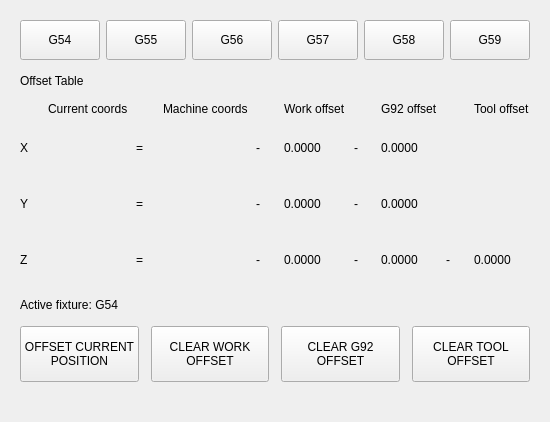
                <widget class="QWidget" name="page_offsets">
                  <layout class="QVBoxLayout" name="lay_page_off">
                    <property name="spacing">
                      <number>14</number>
                    </property>
                    <property name="leftMargin">
                      <number>20</number>
                    </property>
                    <property name="topMargin">
                      <number>20</number>
                    </property>
                    <property name="rightMargin">
                      <number>20</number>
                    </property>
                    <property name="bottomMargin">
                      <number>20</number>
                    </property>
                    <item>
                      <layout class="QHBoxLayout" name="lay_off_tabs">
                        <property name="spacing">
                          <number>6</number>
                        </property>
                        <property name="leftMargin">
                          <number>0</number>
                        </property>
                        <property name="topMargin">
                          <number>0</number>
                        </property>
                        <property name="rightMargin">
                          <number>0</number>
                        </property>
                        <property name="bottomMargin">
                          <number>0</number>
                        </property>
                        <item>
                          <widget class="QPushButton" name="btn_off_g54">
                            <property name="minimumSize">
                              <size>
                                <width>0</width>
                                <height>40</height>
                              </size>
                            </property>
                            <property name="maximumSize">
                              <size>
                                <width>16777215</width>
                                <height>40</height>
                              </size>
                            </property>
                            <property name="text">
                              <string>G54</string>
                            </property>
                            <property name="checkable">
                              <bool>true</bool>
                            </property>
                          </widget>
                        </item>
                        <item>
                          <widget class="QPushButton" name="btn_off_g55">
                            <property name="minimumSize">
                              <size>
                                <width>0</width>
                                <height>40</height>
                              </size>
                            </property>
                            <property name="maximumSize">
                              <size>
                                <width>16777215</width>
                                <height>40</height>
                              </size>
                            </property>
                            <property name="text">
                              <string>G55</string>
                            </property>
                            <property name="checkable">
                              <bool>true</bool>
                            </property>
                          </widget>
                        </item>
                        <item>
                          <widget class="QPushButton" name="btn_off_g56">
                            <property name="minimumSize">
                              <size>
                                <width>0</width>
                                <height>40</height>
                              </size>
                            </property>
                            <property name="maximumSize">
                              <size>
                                <width>16777215</width>
                                <height>40</height>
                              </size>
                            </property>
                            <property name="text">
                              <string>G56</string>
                            </property>
                            <property name="checkable">
                              <bool>true</bool>
                            </property>
                          </widget>
                        </item>
                        <item>
                          <widget class="QPushButton" name="btn_off_g57">
                            <property name="minimumSize">
                              <size>
                                <width>0</width>
                                <height>40</height>
                              </size>
                            </property>
                            <property name="maximumSize">
                              <size>
                                <width>16777215</width>
                                <height>40</height>
                              </size>
                            </property>
                            <property name="text">
                              <string>G57</string>
                            </property>
                            <property name="checkable">
                              <bool>true</bool>
                            </property>
                          </widget>
                        </item>
                        <item>
                          <widget class="QPushButton" name="btn_off_g58">
                            <property name="minimumSize">
                              <size>
                                <width>0</width>
                                <height>40</height>
                              </size>
                            </property>
                            <property name="maximumSize">
                              <size>
                                <width>16777215</width>
                                <height>40</height>
                              </size>
                            </property>
                            <property name="text">
                              <string>G58</string>
                            </property>
                            <property name="checkable">
                              <bool>true</bool>
                            </property>
                          </widget>
                        </item>
                        <item>
                          <widget class="QPushButton" name="btn_off_g59">
                            <property name="minimumSize">
                              <size>
                                <width>0</width>
                                <height>40</height>
                              </size>
                            </property>
                            <property name="maximumSize">
                              <size>
                                <width>16777215</width>
                                <height>40</height>
                              </size>
                            </property>
                            <property name="text">
                              <string>G59</string>
                            </property>
                            <property name="checkable">
                              <bool>true</bool>
                            </property>
                          </widget>
                        </item>
                      </layout>
                    </item>
                    <item>
                      <widget class="QLabel" name="lbl_off_title">
                        <property name="text">
                          <string>Offset Table</string>
                        </property>
                      </widget>
                    </item>
                    <item>
                      <layout class="QGridLayout" name="grid_offsets">
                        <property name="spacing">
                          <number>8</number>
                        </property>
                        <property name="leftMargin">
                          <number>0</number>
                        </property>
                        <property name="topMargin">
                          <number>0</number>
                        </property>
                        <property name="rightMargin">
                          <number>0</number>
                        </property>
                        <property name="bottomMargin">
                          <number>0</number>
                        </property>
                        <item row="0" column="1">
                          <widget class="QLabel" name="hdr_cur">
                            <property name="text">
                              <string>Current coords</string>
                            </property>
                          </widget>
                        </item>
                        <item row="0" column="3">
                          <widget class="QLabel" name="hdr_mach">
                            <property name="text">
                              <string>Machine coords</string>
                            </property>
                          </widget>
                        </item>
                        <item row="0" column="5">
                          <widget class="QLabel" name="hdr_work">
                            <property name="text">
                              <string>Work offset</string>
                            </property>
                          </widget>
                        </item>
                        <item row="0" column="7">
                          <widget class="QLabel" name="hdr_g92">
                            <property name="text">
                              <string>G92 offset</string>
                            </property>
                          </widget>
                        </item>
                        <item row="0" column="9">
                          <widget class="QLabel" name="hdr_tool">
                            <property name="text">
                              <string>Tool offset</string>
                            </property>
                          </widget>
                        </item>
                        <item row="1" column="0">
                          <widget class="QLabel" name="off_axis_x">
                            <property name="text">
                              <string>X</string>
                            </property>
                          </widget>
                        </item>
                        <item row="1" column="1">
                          <widget class="DROLabel" name="off_cur_x">
                            <property name="minimumSize">
                              <size>
                                <width>0</width>
                                <height>48</height>
                              </size>
                            </property>
                            <property name="maximumSize">
                              <size>
                                <width>16777215</width>
                                <height>48</height>
                              </size>
                            </property>
                            <property name="Qjoint_number" stdset="0">
                              <number>0</number>
                            </property>
                            <property name="Qreference_type" stdset="0">
                              <number>1</number>
                            </property>
                            <property name="metric_template" stdset="0">
                              <string>%10.4f mm</string>
                            </property>
                            <property name="imperial_template" stdset="0">
                              <string>%9.4f IN</string>
                            </property>
                          </widget>
                        </item>
                        <item row="1" column="2">
                          <widget class="QLabel" name="off_eq_x">
                            <property name="text">
                              <string>=</string>
                            </property>
                          </widget>
                        </item>
                        <item row="1" column="3">
                          <widget class="DROLabel" name="off_mach_x">
                            <property name="minimumSize">
                              <size>
                                <width>0</width>
                                <height>48</height>
                              </size>
                            </property>
                            <property name="maximumSize">
                              <size>
                                <width>16777215</width>
                                <height>48</height>
                              </size>
                            </property>
                            <property name="Qjoint_number" stdset="0">
                              <number>0</number>
                            </property>
                            <property name="Qreference_type" stdset="0">
                              <number>0</number>
                            </property>
                            <property name="metric_template" stdset="0">
                              <string>%10.4f mm</string>
                            </property>
                            <property name="imperial_template" stdset="0">
                              <string>%9.4f IN</string>
                            </property>
                          </widget>
                        </item>
                        <item row="1" column="4">
                          <widget class="QLabel" name="off_m1_x">
                            <property name="text">
                              <string>-</string>
                            </property>
                          </widget>
                        </item>
                        <item row="1" column="5">
                          <widget class="QLabel" name="off_work_x">
                            <property name="minimumSize">
                              <size>
                                <width>0</width>
                                <height>48</height>
                              </size>
                            </property>
                            <property name="text">
                              <string>0.0000</string>
                            </property>
                          </widget>
                        </item>
                        <item row="1" column="6">
                          <widget class="QLabel" name="off_m2_x">
                            <property name="text">
                              <string>-</string>
                            </property>
                          </widget>
                        </item>
                        <item row="1" column="7">
                          <widget class="QLabel" name="off_g92_x">
                            <property name="minimumSize">
                              <size>
                                <width>0</width>
                                <height>48</height>
                              </size>
                            </property>
                            <property name="text">
                              <string>0.0000</string>
                            </property>
                          </widget>
                        </item>
                        <item row="2" column="0">
                          <widget class="QLabel" name="off_axis_y">
                            <property name="text">
                              <string>Y</string>
                            </property>
                          </widget>
                        </item>
                        <item row="2" column="1">
                          <widget class="DROLabel" name="off_cur_y">
                            <property name="minimumSize">
                              <size>
                                <width>0</width>
                                <height>48</height>
                              </size>
                            </property>
                            <property name="maximumSize">
                              <size>
                                <width>16777215</width>
                                <height>48</height>
                              </size>
                            </property>
                            <property name="Qjoint_number" stdset="0">
                              <number>1</number>
                            </property>
                            <property name="Qreference_type" stdset="0">
                              <number>1</number>
                            </property>
                            <property name="metric_template" stdset="0">
                              <string>%10.4f mm</string>
                            </property>
                            <property name="imperial_template" stdset="0">
                              <string>%9.4f IN</string>
                            </property>
                          </widget>
                        </item>
                        <item row="2" column="2">
                          <widget class="QLabel" name="off_eq_y">
                            <property name="text">
                              <string>=</string>
                            </property>
                          </widget>
                        </item>
                        <item row="2" column="3">
                          <widget class="DROLabel" name="off_mach_y">
                            <property name="minimumSize">
                              <size>
                                <width>0</width>
                                <height>48</height>
                              </size>
                            </property>
                            <property name="maximumSize">
                              <size>
                                <width>16777215</width>
                                <height>48</height>
                              </size>
                            </property>
                            <property name="Qjoint_number" stdset="0">
                              <number>1</number>
                            </property>
                            <property name="Qreference_type" stdset="0">
                              <number>0</number>
                            </property>
                            <property name="metric_template" stdset="0">
                              <string>%10.4f mm</string>
                            </property>
                            <property name="imperial_template" stdset="0">
                              <string>%9.4f IN</string>
                            </property>
                          </widget>
                        </item>
                        <item row="2" column="4">
                          <widget class="QLabel" name="off_m1_y">
                            <property name="text">
                              <string>-</string>
                            </property>
                          </widget>
                        </item>
                        <item row="2" column="5">
                          <widget class="QLabel" name="off_work_y">
                            <property name="minimumSize">
                              <size>
                                <width>0</width>
                                <height>48</height>
                              </size>
                            </property>
                            <property name="text">
                              <string>0.0000</string>
                            </property>
                          </widget>
                        </item>
                        <item row="2" column="6">
                          <widget class="QLabel" name="off_m2_y">
                            <property name="text">
                              <string>-</string>
                            </property>
                          </widget>
                        </item>
                        <item row="2" column="7">
                          <widget class="QLabel" name="off_g92_y">
                            <property name="minimumSize">
                              <size>
                                <width>0</width>
                                <height>48</height>
                              </size>
                            </property>
                            <property name="text">
                              <string>0.0000</string>
                            </property>
                          </widget>
                        </item>
                        <item row="3" column="0">
                          <widget class="QLabel" name="off_axis_z">
                            <property name="text">
                              <string>Z</string>
                            </property>
                          </widget>
                        </item>
                        <item row="3" column="1">
                          <widget class="DROLabel" name="off_cur_z">
                            <property name="minimumSize">
                              <size>
                                <width>0</width>
                                <height>48</height>
                              </size>
                            </property>
                            <property name="maximumSize">
                              <size>
                                <width>16777215</width>
                                <height>48</height>
                              </size>
                            </property>
                            <property name="Qjoint_number" stdset="0">
                              <number>2</number>
                            </property>
                            <property name="Qreference_type" stdset="0">
                              <number>1</number>
                            </property>
                            <property name="metric_template" stdset="0">
                              <string>%10.4f mm</string>
                            </property>
                            <property name="imperial_template" stdset="0">
                              <string>%9.4f IN</string>
                            </property>
                          </widget>
                        </item>
                        <item row="3" column="2">
                          <widget class="QLabel" name="off_eq_z">
                            <property name="text">
                              <string>=</string>
                            </property>
                          </widget>
                        </item>
                        <item row="3" column="3">
                          <widget class="DROLabel" name="off_mach_z">
                            <property name="minimumSize">
                              <size>
                                <width>0</width>
                                <height>48</height>
                              </size>
                            </property>
                            <property name="maximumSize">
                              <size>
                                <width>16777215</width>
                                <height>48</height>
                              </size>
                            </property>
                            <property name="Qjoint_number" stdset="0">
                              <number>2</number>
                            </property>
                            <property name="Qreference_type" stdset="0">
                              <number>0</number>
                            </property>
                            <property name="metric_template" stdset="0">
                              <string>%10.4f mm</string>
                            </property>
                            <property name="imperial_template" stdset="0">
                              <string>%9.4f IN</string>
                            </property>
                          </widget>
                        </item>
                        <item row="3" column="4">
                          <widget class="QLabel" name="off_m1_z">
                            <property name="text">
                              <string>-</string>
                            </property>
                          </widget>
                        </item>
                        <item row="3" column="5">
                          <widget class="QLabel" name="off_work_z">
                            <property name="minimumSize">
                              <size>
                                <width>0</width>
                                <height>48</height>
                              </size>
                            </property>
                            <property name="text">
                              <string>0.0000</string>
                            </property>
                          </widget>
                        </item>
                        <item row="3" column="6">
                          <widget class="QLabel" name="off_m2_z">
                            <property name="text">
                              <string>-</string>
                            </property>
                          </widget>
                        </item>
                        <item row="3" column="7">
                          <widget class="QLabel" name="off_g92_z">
                            <property name="minimumSize">
                              <size>
                                <width>0</width>
                                <height>48</height>
                              </size>
                            </property>
                            <property name="text">
                              <string>0.0000</string>
                            </property>
                          </widget>
                        </item>
                        <item row="3" column="8">
                          <widget class="QLabel" name="off_m3_z">
                            <property name="text">
                              <string>-</string>
                            </property>
                          </widget>
                        </item>
                        <item row="3" column="9">
                          <widget class="QLabel" name="off_tool_z">
                            <property name="minimumSize">
                              <size>
                                <width>0</width>
                                <height>48</height>
                              </size>
                            </property>
                            <property name="text">
                              <string>0.0000</string>
                            </property>
                          </widget>
                        </item>
                      </layout>
                    </item>
                    <item>
                      <widget class="QLabel" name="lbl_active_fixture">
                        <property name="text">
                          <string>Active fixture: G54</string>
                        </property>
                      </widget>
                    </item>
                    <item>
                      <layout class="QHBoxLayout" name="lay_off_btns">
                        <property name="spacing">
                          <number>12</number>
                        </property>
                        <property name="leftMargin">
                          <number>0</number>
                        </property>
                        <property name="topMargin">
                          <number>0</number>
                        </property>
                        <property name="rightMargin">
                          <number>0</number>
                        </property>
                        <property name="bottomMargin">
                          <number>0</number>
                        </property>
                        <item>
                          <widget class="QPushButton" name="btn_off_set_current">
                            <property name="minimumSize">
                              <size>
                                <width>0</width>
                                <height>56</height>
                              </size>
                            </property>
                            <property name="maximumSize">
                              <size>
                                <width>16777215</width>
                                <height>56</height>
                              </size>
                            </property>
                            <property name="text">
                              <string>OFFSET CURRENT
POSITION</string>
                            </property>
                          </widget>
                        </item>
                        <item>
                          <widget class="QPushButton" name="btn_off_clear_work">
                            <property name="minimumSize">
                              <size>
                                <width>0</width>
                                <height>56</height>
                              </size>
                            </property>
                            <property name="maximumSize">
                              <size>
                                <width>16777215</width>
                                <height>56</height>
                              </size>
                            </property>
                            <property name="text">
                              <string>CLEAR WORK
OFFSET</string>
                            </property>
                          </widget>
                        </item>
                        <item>
                          <widget class="QPushButton" name="btn_off_clear_g92">
                            <property name="minimumSize">
                              <size>
                                <width>0</width>
                                <height>56</height>
                              </size>
                            </property>
                            <property name="maximumSize">
                              <size>
                                <width>16777215</width>
                                <height>56</height>
                              </size>
                            </property>
                            <property name="text">
                              <string>CLEAR G92
OFFSET</string>
                            </property>
                          </widget>
                        </item>
                        <item>
                          <widget class="QPushButton" name="btn_off_clear_tool">
                            <property name="minimumSize">
                              <size>
                                <width>0</width>
                                <height>56</height>
                              </size>
                            </property>
                            <property name="maximumSize">
                              <size>
                                <width>16777215</width>
                                <height>56</height>
                              </size>
                            </property>
                            <property name="text">
                              <string>CLEAR TOOL
OFFSET</string>
                            </property>
                          </widget>
                        </item>
                      </layout>
                    </item>
                    <item>
                      <spacer name="sp_lay_page_off_11">
                        <property name="orientation">
                          <enum>Qt::Vertical</enum>
                        </property>
                        <property name="sizeType">
                          <enum>QSizePolicy::Expanding</enum>
                        </property>
                        <property name="sizeHint" stdset="0">
                          <size>
                            <width>20</width>
                            <height>20</height>
                          </size>
                        </property>
                      </spacer>
                    </item>
                  </layout>
                </widget>
